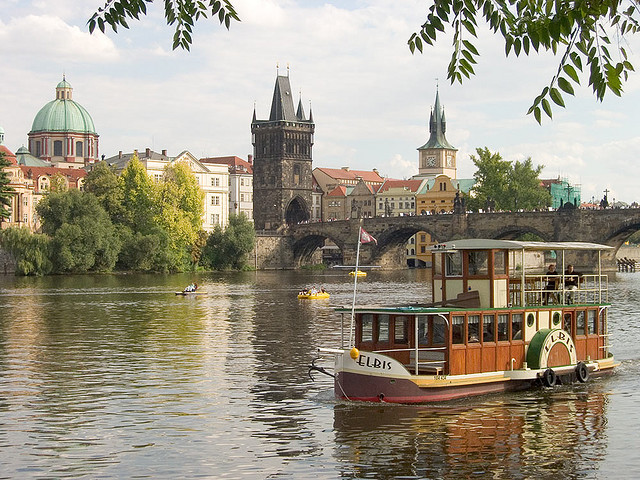
#> input picture fa20cs4476-ps1 2/inputSeamCarvingPrague.jpg, 640 x 480 px
$ jupyter execute SeamCarving.ipynb   (shell and % lines are left out)
#> lines starting #> are read from the running program, lines starting #| are printed output that depends on the picture
# Section 2: Seam Carving

For this part of the assignment, you will need to read and implement the seam carving algorithm described the SIGGRAPH 2007 paper [Seam Carving for Content-Aware Image Resizing](http://www.faculty.idc.ac.il/arik/SCWeb/imret/imret.pdf) by Shai Avidan and Ariel Shamir.     <br />   <br />

<br />For now we will focus specifically on seam removal. Visit the [webpage](http://www.faculty.idc.ac.il/arik/SCWeb/imret/index.html) for more applications of Seam Carving.  <br />   <br />

#### Implementation Steps:

1. Read an image and convert it to grayscale if required. This function is already implemented for you.

2. Compute an energy image as described in Equation 1 of the paper. For this you should implement your own differentiation filter.

3. Calculate the cumulative minimum energy map along the horizontal and vertical directions using the energy image computed in step 2.

4. Find optimal vertical and horizontal seams based on the result of step 3, and remove the pixels from the image to get resized images.

The steps for seam insertion are very similar to these.

Remember to typecast `uint8` to `float` where ever needed. Have fun and experiment with this notebook!

### Exporting this notebook to a .py script

Once you are done implementing all the required functions in this notebook, you can go ahead and use the provided `notebook2script.py` script to convert this notebook into a `.py` file for submission.    <br />    <br />

The provided script will look for all the cells with the `#export` tag in the first line of the cell and only add those cells to the final script. This tag is already present for all the required cells in this notebook.   <br />   <br />

If you add any cells that you want to include in the submission, you can add the tag to the top of the cell.    <br />   <br />

The idea behind this is that students get to experiment, print and plot freely in the notebook while ensuring the submission file remains Gradescope friendly. Please avoid putting the `#export` tag on cells with `print`, `imshow`, and `plot` statements.

[cell 1]
#export
import numpy as np
import matplotlib.pyplot as plt
from scipy import ndimage, signal
from imageio import imread, imsave

The commands in the follwing cell will plot all images/plots in an interactove window. If you would prefer to not have interactive plots, comment out `%matplotlib notebook` and uncomment `%matplotlib inline` instead.

You can use `plt.rcParams['figure.figsize']` to make all the plots in this notebook bigger or smaller.

[cell 2]
# %matplotlib inline
# plt.rcParams['figure.figsize'] = (20, 20)
# plt.rcParams['image.cmap'] = 'gray'

[cell 3]
#export
def  rgb2gray(img):
    """
    Converts an RGB image into a greyscale image

    Input: ndarray of an RGB image of shape (H x W x 3)
    Output: ndarray of the corresponding grayscale image of shape (H x W)

    """

    if(img.ndim != 3 or img.shape[-1] != 3):
        print("Invalid image! Please provide an RGB image of the shape (H x W x 3) instead.".format(img.ndim))
        return None

    return np.dot(img[...,:3], [0.2989, 0.5870, 0.1140])

[cell 4]
imgPrague = imread("./inputSeamCarvingPrague.jpg")
#> imgPrague is the input picture: shape (480, 640, 3); mean R, G, B 156.6, 149.6, 132.7
imgPragueGrayscale = rgb2gray(imgPrague)
#> in rgb2gray, `return np.dot(img[...,:3], [0.2989, 0.5870, 0.1140])`:
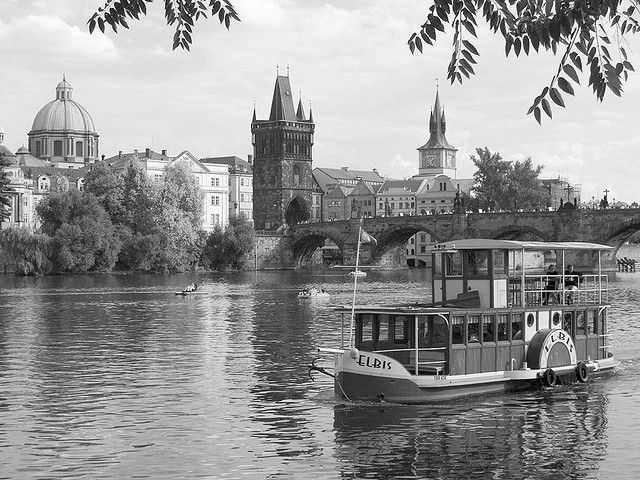
#> returned value: shape (480, 640) float64; min 0, max 255, mean 149.8

fig, axes = plt.subplots(1, 2, sharey=True)
axes[0].imshow(imgPrague)
axes[0].set_title("Original Image")

axes[1].imshow(imgPragueGrayscale, cmap='gray')
axes[1].set_title("Grayscale Image")
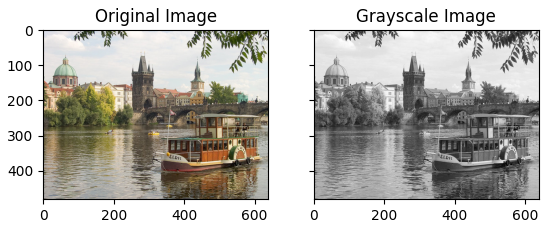
#> figure drawn by matplotlib, 2 panels

### Energy Image

From the paper we know that the energy function $e(\mathcal{I})$ is calculated as:

$$
\begin{align}
e(\mathcal{I}) &= \left|\frac{\partial}{\partial x} \mathcal{I} \right| + \left| \frac{\partial}{\partial y} \mathcal{I} \right|
\end{align}
$$

We can calculate the approximate derivatives the input image $\mathcal{I}$ using a differentiation filter in the x and y directions.

In the following cell, fill in your filter choices and use `scipy.ndimage.correlate()` to compute the vertical and horizontal gradients `gx` and `gy`. Modify the parameters of `scipy.ndimage.correlate()` to extend the input image by filling 0s beyond the edge.

[cell 5]
#export
def compute_gradients(img):
    """
    Computes the gradients of the input image in the x and y direction using a
    differentiation filter.

    ##########################################################################
    # TODO: Design a differentiation filter and update the docstring. Stick  #
    # to a pure differentiation filter for this assignment.                  #
    # Hint: Look at Slide 14 from Lecture 3: Gradients.                      #
    ##########################################################################

    Input: Grayscale image of shape (H x W)
    Outputs: gx, gy gradients in x and y directions respectively

    """
    gx = gy = np.zeros_like(img)

    ##########################################################################
    # TODO: Design a pure differentiation filter and use correlation to      #
    # compute the gradients gx and gy. You might have to try multiple        #
    # filters till the test below passes. All the tests after will fail if   #
    # this one does not pass.                                                #
    ##########################################################################
    return gx, gy

[cell 6]
def test_compute_gradients():

    np.random.seed(100)
    test_input = np.random.randint(0, 255, size=(5,5))

    expected_gx = np.array(
        [[-200., -118.,    3.,  -62.,  197.],
         [-253.,  -86., -170.,  -10.,  423.],
         [-470., -233.,  126.,  107.,  344.],
         [-401.,   -6.,   93.,   65.,  308.],
         [-348.,  -38.,  266.,   13.,   82.]]
    )

    expected_gy = np.array(
        [[-255., -393., -408., -412., -274.],
         [-119., -118., -151.,  -49.,  -50.],
         [ -20., -122.,  -97.,    5.,  107.],
         [-184., -178.,  120.,   44.,   38.],
         [ 275.,  515.,  505.,  407.,  167.]]
    )

    print("Input image: \n", test_input)

    gx, gy = compute_gradients(test_input)

    if(np.allclose(expected_gx, gx)):
        print("\n\nVertical gradients computed correctly!")
    else:
        print("\n\nVertical gradient is incorrect")
        print("\n\nComputed gx:\n", gx)

    if(np.allclose(expected_gy, gy)):
        print("\n\nHorizontal gradients computed correctly!")
    else:
        print("\n\nHorizontal gradient is incorrect")
        print("\n\nComputed gy:\n", gy)


test_compute_gradients()

Now we compute the gradients of the Prague image.

[cell 7]
gxPrague, gyPrague = compute_gradients(imgPragueGrayscale)
#> gxPrague: shape (480, 640) float64; every value is 0

fig, axes = plt.subplots(2, 1, sharex=True)

axes[0].imshow(gxPrague, cmap='gray')
axes[0].set_title("Vertical gradients")

axes[1].imshow(gyPrague, cmap='gray')
axes[1].set_title("Horizontal gradients")
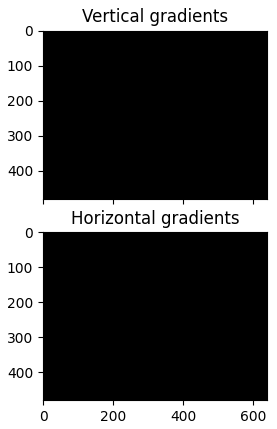
#> figure drawn by matplotlib, 2 panels

Now that we have computed gradients, we can use them to compute the energy image as described above.

[cell 8]
#export
def energy_image(img):
    """
    Computes the energy of the input image according to the energy function:

        e(I) = abs(dI/dx) + abs(dI/dy)

    Use compute_gradients() to help you calculate the energy image. Remember to normalize
    energyImage by dividing it by max(energyImage).

    Input: image of the form (H x W) or (H x w x 3)
    Output: array of energy values of the image computed according to the energy function.

    """
    energyImage = np.zeros_like(img)

    ##########################################################################
    # TODO: Compute the energy of input using the defined energy function.   #                                             #
    ##########################################################################

    return energyImage

[cell 9]
def test_energy_image():
    np.random.seed(100)
    testInput = np.random.randint(0, 255, size=(5,5))

    expectedEnergyImage = np.array(
        [[0.59014267, 0.66277562, 0.53307393, 0.61478599, 0.61089494],
         [0.48249027, 0.26459144, 0.41634241, 0.07652399, 0.61348898],
         [0.63553826, 0.46044099, 0.28923476, 0.14526589, 0.5849546 ],
         [0.75875486, 0.2386511 , 0.27626459, 0.14137484, 0.44876783],
         [0.8080415 , 0.71725032, 1.        , 0.54474708, 0.3229572 ]]
    )

    energyImage =  energy_image(testInput)

    if(np.allclose(expectedEnergyImage, energyImage)):
        print("Energy Image computed correctly!")

    else:
        print("Incorrect energy image.\n\n", "Computed energy image:\n", energyImage)

test_energy_image()

[cell 10]
energyImagePrague = energy_image(imgPrague)
#> energyImagePrague: shape (480, 640, 3); every value is 0

fig, axes = plt.subplots(1, 1, sharey=True)
axes.imshow(energyImagePrague)
axes.set_title("Energy Image")

### Cumulative Minimum Energy Map

We will use dynamic programming to find the minimal connected seam. For this, we need to compute a cumulative minimum energy map for all the possible connected seams as:

$$
\begin{align}
M(i, j) &= e(i, j) + \min(M(i-1, j-1), M(i-1, j), M(i-1, j+1))
\end{align}
$$

The minimum value in the last row of the map is the last pixel of the seam we want remove.

[cell 11]
#export
def cumulative_minimum_energy_map(energyImage, seamDirection):
    """
    Calculates the cumulative minim energy map according to the function:

        M(i, j) = e(i, j) + min(M(i-1, j-1), M(i-1, j), M(i-1, j+1))

    Inputs:
        energyImage: Results of passign the input image to energy_image()
        seamDirection: 'HORIZONTAL' or 'VERTICAL'

    Output: cumulativeEnergyMap

    """

    cumulativeEnergyMap = np.zeros_like(energyImage)

    ##########################################################################
    # TODO: Compute the cumulative minimum energy map in the input           #
    # seamDirection for the input energyImage. It is fine it is not fully    #
    # vectorized.                                                            #
    ##########################################################################

    return cumulativeEnergyMap

[cell 12]
def test_cumulative_minimum_energy_map():
    energyImg = np.array(
        [[0.33333333, 1.        , 0.42995169, 0.17874396, 0.33333333],
         [0.70531401, 0.09661836, 0.1352657 , 0.48309179, 0.73913043],
         [0.41062802, 0.58454106, 0.57487923, 0.47826087, 0.83091787],
         [0.97101449, 0.28019324, 0.14009662, 0.85990338, 0.08695652],
         [0.04830918, 0.45410628, 0.46859903, 0.97584541, 0.28019324]]
    )

    #CEM == cumulativeEnergyMap
    expected_CEM_vertical = np.array(
        [[0.33333333, 1.        , 0.42995169, 0.17874396, 0.33333333],
        [1.03864734, 0.42995169, 0.31400966, 0.66183575, 0.91787439],
        [0.84057971, 0.89855072, 0.88888889, 0.79227053, 1.49275362],
        [1.8115942 , 1.12077295, 0.93236715, 1.65217391, 0.87922705],
        [1.16908213, 1.38647343, 1.40096618, 1.85507246, 1.15942029]]
    )

    expected_CEM_horizontal = np.array(
        [[0.33333333, 1.33333333, 0.85990338, 0.74396135, 1.07729468],
        [0.70531401, 0.42995169, 0.56521739, 1.04830918, 1.48309178],
        [0.41062802, 0.99516908, 0.90338165, 0.94685991, 1.77777778],
        [0.97101449, 0.32850242, 0.46859904, 1.32850242, 1.03381643],
        [0.04830918, 0.50241546, 0.79710145, 1.44444445, 1.60869566]]
    )

    CEM_vertical = cumulative_minimum_energy_map(energyImg, 'VERTICAL')
    CEM_horizontal = cumulative_minimum_energy_map(energyImg, 'HORIZONTAL')

    if(np.allclose(expected_CEM_vertical, CEM_vertical)):
        print("Vertical CEM computed correctly!")
    else:
        print("Vertical CEM is incorrect")
        print("\n\nComputed Vertical CEM:\n", CEM_vertical)

    if(np.allclose(expected_CEM_horizontal, CEM_horizontal)):
        print("Horizontal CEM computed correctly!")
    else:
        print("Horizontal CEM is incorrect")
        print("\n\nComputed CEM:\n", CEM_horizontal)

test_cumulative_minimum_energy_map()

Now let's try it for the Prague image!

[cell 13]
CEMVerticalPrague = cumulative_minimum_energy_map(energyImagePrague, 'VERTICAL')
CEMHorizontalPrague = cumulative_minimum_energy_map(energyImagePrague, 'HORIZONTAL')

fig, axes = plt.subplots(2, 1, sharex=True)

axes[0].imshow(CEMVerticalPrague)
axes[0].set_title("Vertical Cumulative Minimum Energy Map")

axes[1].imshow(CEMHorizontalPrague)
axes[1].set_title("Horizontal Cumulative Minimum Energy Map")
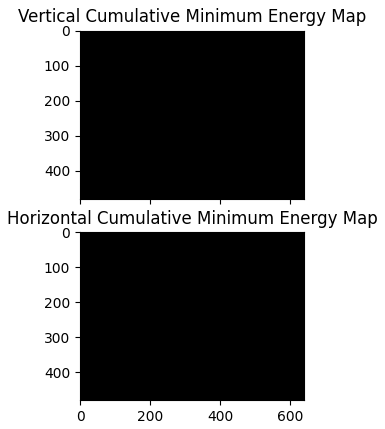
#> figure drawn by matplotlib, 2 panels
#> (the rest of the program and of its run is left out)
